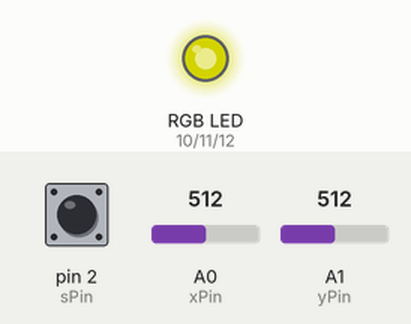
A sketch run on a simulated Arduino Uno, built with avr-gcc and run on an emulated ATmega328P. On the bench: an RGB LED mixed from three pins (HIGH = lit). Inputs (shaded band) come from the test bench; at power-on: A0 (xPin) = 512, A1 (yPin) = 512, pin 2 (sPin) HIGH. Dim RGB values are drawn brighter than linear; what the sketch prints to the serial monitor is not drawn.

Above: at 3.8 s.
3.9 s: A0 (xPin) set to 716
At 6.9 s:
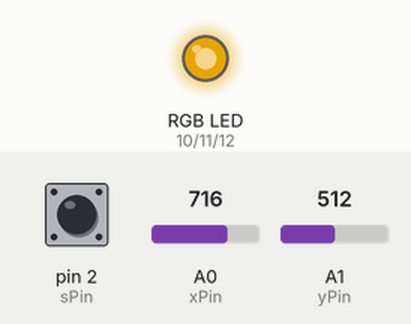
7.5 s: A1 (yPin) set to 716
At 9.3 s:
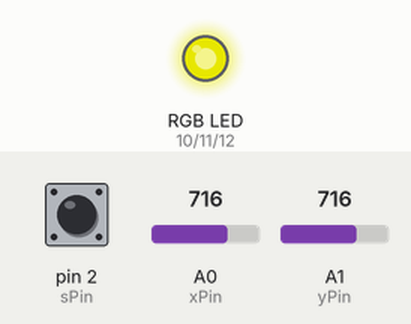
10.5 s: A0 (xPin) set to 900
At 12.8 s:
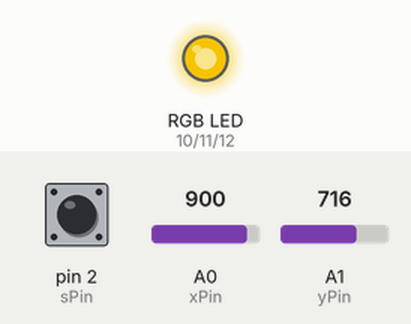
13.5 s: A1 (yPin) set to 900
At 16.2 s:
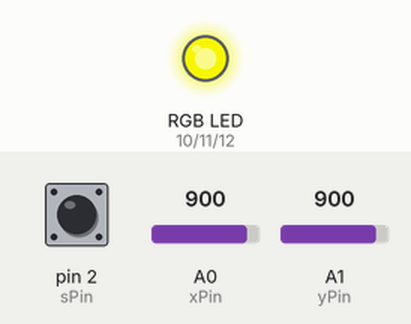
16.5 s: A0 (xPin) set to 511
At 18.7 s:
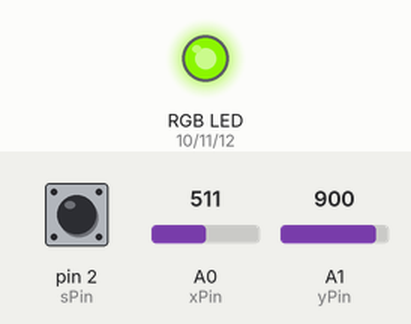
19.5 s: A1 (yPin) set to 122
At 22.2 s:
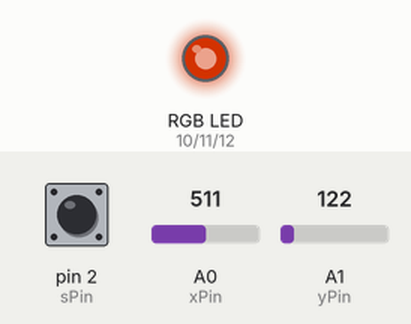
Timing chart, 0 to 23.5 s (numbered marks = the images above; inputs shaded):
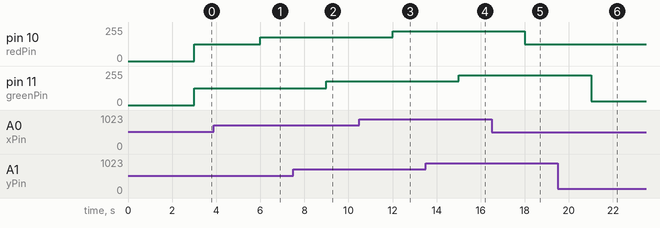

Measured:
- after the input at 3.9 s, pin 10 (redPin): 127/255 → 178/255 after 2.1 s
- after the input at 7.5 s, pin 11 (greenPin): 127/255 → 178/255 after 1.5 s
- after the input at 10.5 s, pin 10 (redPin): 178/255 → 224/255 after 1.5 s
- after the input at 13.5 s, pin 11 (greenPin): 178/255 → 224/255 after 1.5 s
- after the input at 16.5 s, pin 10 (redPin): 224/255 → 127/255 after 1.5 s
- after the input at 19.5 s, pin 11 (greenPin): 224/255 → 30/255 after 1.5 s

The sketch:

COLORCHANGE_WITH_DIMENSION_X_Y.ino
```cpp
int xPin = A0;
int yPin = A1;
int sPin = 2;
int xVal;
int yVal;
int sVal;
int dt =3000;
int Count;
int redPin = 10;
int greenPin = 11;
int bluePin = 12;
int redIntensity;
int blueIntensity;
int greenIntensity;

void setup() {
  // put your setup code here, to run once:
Serial.begin(9600);
pinMode(xPin,INPUT);
pinMode(yPin,INPUT);
pinMode(sPin,INPUT);
pinMode(redPin,OUTPUT);
pinMode(greenPin,OUTPUT);
pinMode(bluePin,OUTPUT);
digitalWrite(sPin,HIGH);
}

void loop() {
  // put your main code here, to run repeatedly:
xVal=analogRead(xPin);
yVal=analogRead(yPin);
sVal=digitalRead(sPin);
Serial.print("x value = ");
Serial.print(xVal);
Serial.print("y value = ");
Serial.print(yVal);
Serial.print("s value = ");
Serial.print(sVal);
delay(dt);
if(digitalRead(sPin)==0){
  Count=Count+1;}
Serial.print("Count value = ");
Serial.println(Count);

  redIntensity = map(analogRead(xPin),0,1023,0,255);
  analogWrite(redPin,redIntensity);

  greenIntensity = map(analogRead(yPin),0,1023,0,255);
  analogWrite(greenPin,greenIntensity);


}
```
